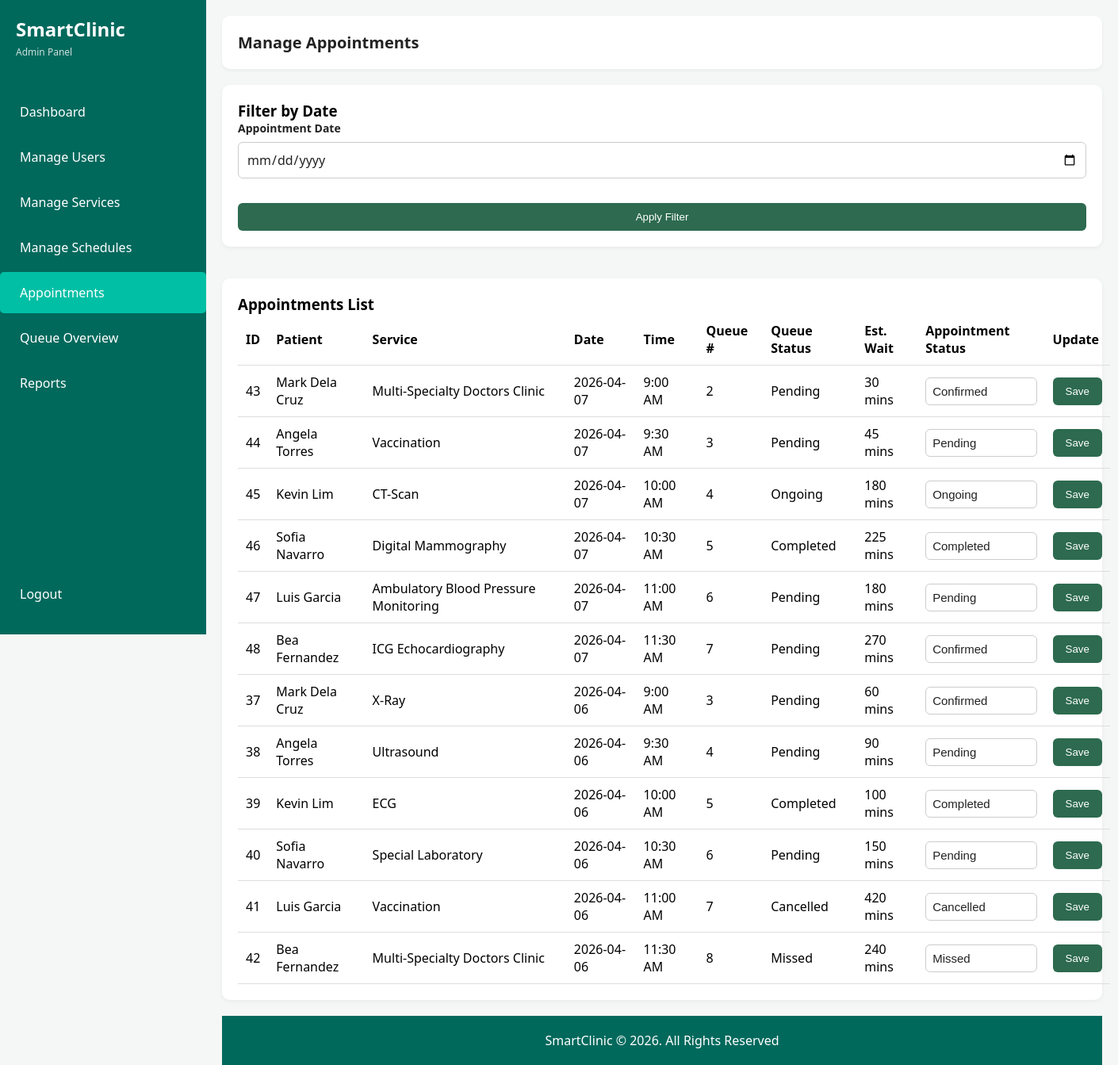
Screenshot of /admin/manage_appointments.php (signed in) with the database file from the repository.
### tables this page shows
CREATE TABLE `appointments` (
  `appointment_id` int(11) UNSIGNED NOT NULL COMMENT 'PK for appointments',
  `patient_id` int(11) UNSIGNED NOT NULL COMMENT 'FK users',
  `service_id` int(11) UNSIGNED NOT NULL COMMENT 'FK services',
  `appointment_date` date NOT NULL COMMENT 'Date of the appointment',
  `appointment_time` time NOT NULL COMMENT 'Time of the appointment',
  `status` enum('pending','confirmed','ongoing','completed','missed','cancelled') NOT NULL DEFAULT 'pending' COMMENT 'Current appointment status',
  `created_at` timestamp NOT NULL DEFAULT current_timestamp() COMMENT 'Creation date'
);

CREATE TABLE `users` (
  `user_id` int(11) UNSIGNED NOT NULL COMMENT 'PK for users',
  `role_id` int(11) UNSIGNED NOT NULL COMMENT 'FK for users',
  `first_name` varchar(100) NOT NULL COMMENT 'User first name',
  `last_name` varchar(100) NOT NULL COMMENT 'User last name',
  `email` varchar(100) NOT NULL COMMENT 'Unique email address',
  `password` varchar(255) NOT NULL COMMENT 'User password',
  `contact_number` varchar(20) DEFAULT NULL COMMENT 'User contact number',
  `address` text DEFAULT NULL COMMENT 'User address',
  `created_at` timestamp NOT NULL DEFAULT current_timestamp() COMMENT 'Account creation date'
);

CREATE TABLE `services` (
  `service_id` int(11) UNSIGNED NOT NULL COMMENT 'PK for services',
  `service_name` varchar(100) NOT NULL COMMENT 'Name of the clinic service',
  `description` text DEFAULT NULL COMMENT 'Description of service',
  `estimated_duration` int(11) UNSIGNED NOT NULL DEFAULT 30 COMMENT 'Estimated duration in minutes'
);

CREATE TABLE `queue` (
  `queue_id` int(11) UNSIGNED NOT NULL COMMENT 'PK for queue',
  `appointment_id` int(11) UNSIGNED NOT NULL COMMENT 'FK appointments',
  `queue_number` int(11) UNSIGNED NOT NULL COMMENT 'Patient position in queue',
  `status` enum('pending','ongoing','completed','missed','cancelled') NOT NULL DEFAULT 'pending' COMMENT 'Current queue status',
  `estimated_wait` int(11) UNSIGNED NOT NULL DEFAULT 0 COMMENT 'Estimated waiting time in minutes',
  `created_at` timestamp NOT NULL DEFAULT current_timestamp() COMMENT 'Queue record creation date'
);

### admin/manage_appointments.php (the view, shortened to what this page needs)
<?php
require_once '../config/database.php';
$filter_date = isset($_GET['filter_date']) ? $_GET['filter_date'] : '';
$sql = "
    SELECT
        a.appointment_id,
        a.appointment_date,
        a.appointment_time,
        a.status,
        u.first_name,
        u.last_name,
        s.service_name,
        q.queue_number,
        q.estimated_wait,
        q.status AS queue_status
    FROM appointments a
    JOIN users u ON a.patient_id = u.user_id
    JOIN services s ON a.service_id = s.service_id
    LEFT JOIN queue q ON a.appointment_id = q.appointment_id
";
if (!empty($filter_date)) {
    $sql .= " WHERE a.appointment_date = ?";
    $sql .= " ORDER BY a.appointment_time ASC, a.appointment_id ASC";
    $stmt = $conn->prepare($sql);
    $stmt->bind_param("s", $filter_date);
    $stmt->execute();
    $appointments = $stmt->get_result();
} else {
    $sql .= " ORDER BY a.appointment_date DESC, a.appointment_time ASC, a.appointment_id ASC";
    $appointments = $conn->query($sql);
}
?>
<!DOCTYPE html>
<html lang="en">
<head>
    <link rel="stylesheet" href="../assets/css/styles.css">
</head>
<body class="dashboard-page admin-page">
<div class="app-container">
    <aside class="sidebar">
        <div class="logo">
            <h1>SmartClinic</h1>
            <span>Admin Panel</span>
        </div>
        <nav class="menu">
            <a href="dashboard.php" class="nav-item">Dashboard</a>
            <a href="manage_users.php" class="nav-item">Manage Users</a>
            <a href="manage_services.php" class="nav-item">Manage Services</a>
            <a href="manage_schedules.php" class="nav-item">Manage Schedules</a>
            <a href="manage_appointments.php" class="nav-item active">Appointments</a>
            <a href="queue_overview.php" class="nav-item">Queue Overview</a>
            <a href="reports.php" class="nav-item">Reports</a>
        </nav>
        <div class="logout">
            <a href="../logout.php" class="nav-item">Logout</a>
        </div>
    </aside>
    <main class="main-content">
        <header class="top-bar">
            <h2>Manage Appointments</h2>
        </header>
        <div class="content-card">
            <h3>Filter by Date</h3>
            <form method="GET" class="crud-form">
                <div class="form-group">
                    <label for="filter_date">Appointment Date</label>
                    <input type="date" name="filter_date" id="filter_date" value="<?= htmlspecialchars($filter_date) ?>">
                </div>
                <button type="submit" class="btn-primary">Apply Filter</button>
            </form>
        </div>
        <div class="content-card">
            <h3>Appointments List</h3>
            <table class="styled-table">
                <thead>
                    <tr>
                        <th>ID</th>
                        <th>Patient</th>
                        <th>Service</th>
                        <th>Date</th>
                        <th>Time</th>
                        <th>Queue #</th>
                        <th>Queue Status</th>
                        <th>Est. Wait</th>
                        <th>Appointment Status</th>
                        <th>Update</th>
                    </tr>
                </thead>
                <tbody>
                    <?php while ($row = $appointments->fetch_assoc()): ?>
                        <tr>
                            <td><?= $row['appointment_id'] ?></td>
                            <td><?= htmlspecialchars($row['first_name'] . ' ' . $row['last_name']) ?></td>
                            <td><?= htmlspecialchars($row['service_name']) ?></td>
                            <td><?= htmlspecialchars($row['appointment_date']) ?></td>
                            <td><?= date('g:i A', strtotime($row['appointment_time'])) ?></td>
                            <td><?= $row['queue_number'] ? $row['queue_number'] : '-' ?></td>
                            <td><?= $row['queue_status'] ? ucfirst($row['queue_status']) : '-' ?></td>
                            <td><?= $row['estimated_wait'] !== null ? $row['estimated_wait'] . ' mins' : '-' ?></td>
                            <td>
                                <form method="POST">
                                    <select name="status" required>
                                        <?php
                                        $statuses = ['pending', 'confirmed', 'ongoing', 'completed', 'missed', 'cancelled'];
                                        foreach ($statuses as $status):
                                        ?>
                                            <option value="<?= $status ?>" <?= $row['status'] === $status ? 'selected' : '' ?>>
                                                <?= ucfirst($status) ?>
                                            </option>
                                        <?php endforeach; ?>
                                    </select>
                            </td>
                            <td>
                                    <button type="submit" name="update_appointment" class="btn-primary">Save</button>
                            </td>
                        </tr>
                    <?php endwhile; ?>
                </tbody>
            </table>
        </div>
        <footer class="footer">
            SmartClinic © 2026. All Rights Reserved
        </footer>
    </main>
</div>
</body>
</html>

### rows the page displays
appointments: appointment_id "43", patient.last_name "Mark Dela Cruz", service.service_name "Multi-Specialty Doctors Clinic", appointment_date "2026-04-07", appointment_time "9:00 AM", queue.queue_number "2", queue.status "Pending", queue.estimated_wait "30", status "Confirmed"
appointments: appointment_id "44", patient.last_name "Angela Torres", service.service_name "Vaccination", appointment_date "2026-04-07", appointment_time "9:30 AM", queue.queue_number "3", queue.status "Pending", queue.estimated_wait "45", status "Pending"
appointments: appointment_id "45", patient.last_name "Kevin Lim", service.service_name "CT-Scan", appointment_date "2026-04-07", appointment_time "10:00 AM", queue.queue_number "4", queue.status "Ongoing", queue.estimated_wait "180", status "Ongoing"
appointments: appointment_id "46", patient.last_name "Sofia Navarro", service.service_name "Digital Mammography", appointment_date "2026-04-07", appointment_time "10:30 AM", queue.queue_number "5", queue.status "Completed", queue.estimated_wait "225", status "Completed"
appointments: appointment_id "47", patient.last_name "Luis Garcia", service.service_name "Ambulatory Blood Pressure Monitoring", appointment_date "2026-04-07", appointment_time "11:00 AM", queue.queue_number "6", queue.status "Pending", queue.estimated_wait "180", status "Pending"
appointments: appointment_id "48", patient.last_name "Bea Fernandez", service.service_name "ICG Echocardiography", appointment_date "2026-04-07", appointment_time "11:30 AM", queue.queue_number "7", queue.status "Pending", queue.estimated_wait "270", status "Confirmed"
appointments: appointment_id "37", patient.last_name "Mark Dela Cruz", service.service_name "X-Ray", appointment_date "2026-04-06", appointment_time "9:00 AM", queue.queue_number "3", queue.status "Pending", queue.estimated_wait "60", status "Confirmed"
appointments: appointment_id "38", patient.last_name "Angela Torres", service.service_name "Ultrasound", appointment_date "2026-04-06", appointment_time "9:30 AM", queue.queue_number "4", queue.status "Pending", queue.estimated_wait "90", status "Pending"
appointments: appointment_id "39", patient.last_name "Kevin Lim", service.service_name "ECG", appointment_date "2026-04-06", appointment_time "10:00 AM", queue.queue_number "5", queue.status "Completed", queue.estimated_wait "100", status "Completed"
appointments: appointment_id "40", patient.last_name "Sofia Navarro", service.service_name "Special Laboratory", appointment_date "2026-04-06", appointment_time "10:30 AM", queue.queue_number "6", queue.status "Pending", queue.estimated_wait "150", status "Pending"
appointments: appointment_id "41", patient.last_name "Luis Garcia", service.service_name "Vaccination", appointment_date "2026-04-06", appointment_time "11:00 AM", queue.queue_number "7", queue.status "Cancelled", queue.estimated_wait "420", status "Cancelled"
appointments: appointment_id "42", patient.last_name "Bea Fernandez", service.service_name "Multi-Specialty Doctors Clinic", appointment_date "2026-04-06", appointment_time "11:30 AM", queue.queue_number "8", queue.status "Missed", queue.estimated_wait "240", status "Missed"
